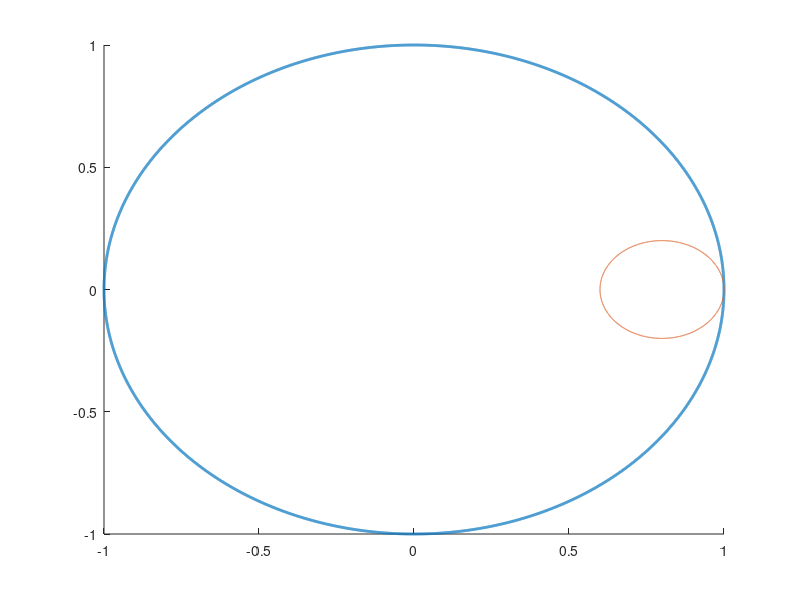

Source code (MATLAB): (Note: this script raises an error after producing the figure.)
%... The MatMol Group (2016)
%... Eigenvalues loci for different values of sigma in the Von
%... Neumann stability analysis

    close all
    clear all

%... Set sigma and the ange
    sigma = 0.2:0.2:1.4;
    th    = [0:0.001:2*pi 2*pi]';

%... Compute data
    for ii = 1 : length(sigma)
        vp = 1 - sigma(ii) + sigma(ii)*exp(j*th);
        re_vp(:,ii) = real(vp);
        im_vp(:,ii) = imag(vp);
    end

%... Create the figure
    figure
    hold
    plot(cos(th),sin(th),'linewidth',2)
    for i=1:length(sigma)
        vp=1-sigma(i)+sigma(i)*exp(j*th);
        plot(real(vp),imag(vp))
        text(.8-sigma(i)*2,sigma(1)/2,sprintf('%...3.1f',sigma(i)))
    end
    text(-2.3,sigma(1)/2,'\sigma = ')
    plot([-2.4 1.1],[0 0])
    plot([0 0],[-1.75 1.75])

    axis([-2.4 1.1 -1.75 1.75])
    axis square

